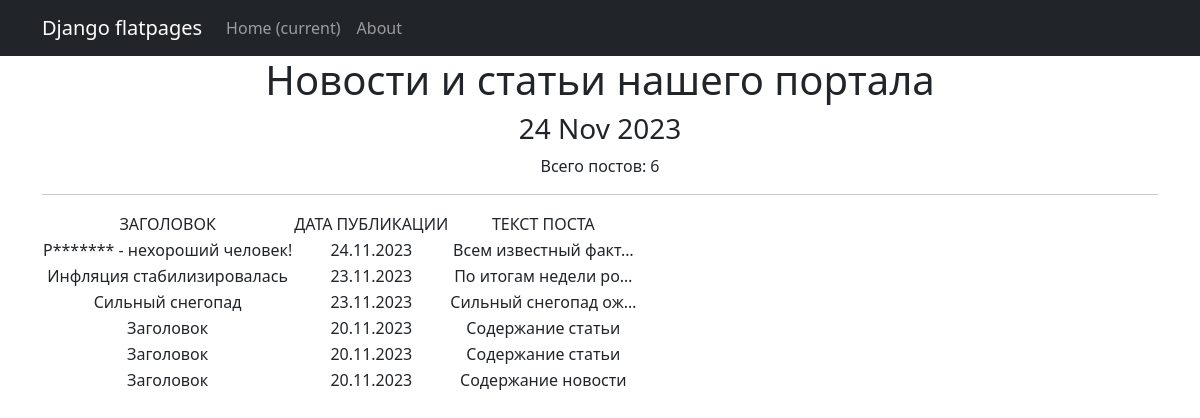
/posts/, run on the app's committed database.
### news/models.py (models this page shows, shortened)
class Post(models.Model):
    article = 'AR'
    news = 'NE'
    POSITIONS = [
        (article, 'Статья'),
        (news, 'Новость')
    ]
    author = models.ForeignKey(Author, on_delete=models.CASCADE)
    post_type = models.CharField(max_length=2, choices=POSITIONS, default=article)
    created_at = models.DateTimeField(auto_now_add=True)
    title = models.CharField(max_length=255)
    text = models.TextField()
    rating = models.IntegerField(default=0)
    category = models.ManyToManyField(Category, through='PostCategory')

### news/views.py (the view)
# urls.py: path('', PostsList.as_view()),
class PostsList(ListView):
    model = Post
    ordering = '-id'
    template_name = 'posts.html'
    context_object_name = 'posts'
    def get_context_data(self, **kwargs):
        context = super().get_context_data(**kwargs)
        context['time_now'] = datetime.utcnow()
        return context

### news/templatetags/custom_filters.py (called while the page is built)
@register.filter()
def censor(value):
    for word in censored_word:
        if word.lower() in value.lower():
            value = value.replace(word[1:], '*' * len(word))
    return value

### news/templatetags/custom_tags.py (called while the page is built)
@register.simple_tag()
def current_time(format_string='%b %d %Y'):
    return datetime.utcnow().strftime(format_string)

### templates/posts.html (shortened to what this page needs)
{% extends 'flatpages/default.html' %}
{% load custom_filters %}
{% load custom_tags %}
{% block content %}
    <h1>Новости и статьи нашего портала</h1>
    <h3>{% current_time '%d %b %Y' %}</h3>
    <p>Всего постов: {{ posts | length }}</p>
    <hr>
    {% if posts %}
        <table>
            <tr>
                <td>
                    ЗАГОЛОВОК
                </td>
                <td>
                    ДАТА ПУБЛИКАЦИИ
                </td>
                <td>
                    ТЕКСТ ПОСТА
                </td>
            </tr>
            {% for p in posts %}
                <td>{{ p.title | censor }}</td>
                <td>{{ p.created_at | date:"d.m.Y" }}</td>
                <td>{{ p.text | truncatechars:20 | censor }}</td>
            {% endfor %}
        </table>
    {% else %}
        <h2>Постов нет!</h2>
    {% endif %}
{% endblock content %}

### templates/flatpages/default.html (shortened to what this page needs)
<!DOCTYPE html>
<html lang="en">
    <head>
        {% load static %}
        <link href="{% static 'css/styles.css' %}" rel="stylesheet" />
    </head>
    <body>
        <nav class="navbar navbar-expand-lg navbar-dark bg-dark static-top">
            <div class="container">
                <a class="navbar-brand" href="#">Django flatpages</a>
                <div class="collapse navbar-collapse" id="navbarResponsive">
                    <ul class="navbar-nav ml-auto">
                        <li class="nav-item active">
                            <a class="nav-link" href="#">Home
                                <span class="sr-only">(current)</span>
                            </a>
                        </li>
                        <li class="nav-item">
                            <a class="nav-link" href="/about/">About</a>
                        </li>
                    </ul>
                </div>
            </div>
        </nav>
        <div class="container">
            <div class="row">
                <div class="col-lg-12 text-center">
                   {% block content %}{% endblock content %}
                </div>
            </div>
        </div>
    </body>
</html>

### data on the page
Post: title|censor "Р******* - нехороший человек!", created_at "24.11.2023", text|censor "Всем известный факт…"
Post: title|censor "Инфляция стабилизировалась", created_at "23.11.2023", text|censor "По итогам недели ро…"
Post: title|censor "Сильный снегопад", created_at "23.11.2023", text|censor "Сильный снегопад ож…"
Post: title|censor "Заголовок", created_at "20.11.2023", text|censor "Содержание статьи"
Post: title|censor "Заголовок", created_at "20.11.2023", text|censor "Содержание статьи"
Post: title|censor "Заголовок", created_at "20.11.2023", text|censor "Содержание новости"

### other printed values
{{ posts | length }} "6"
